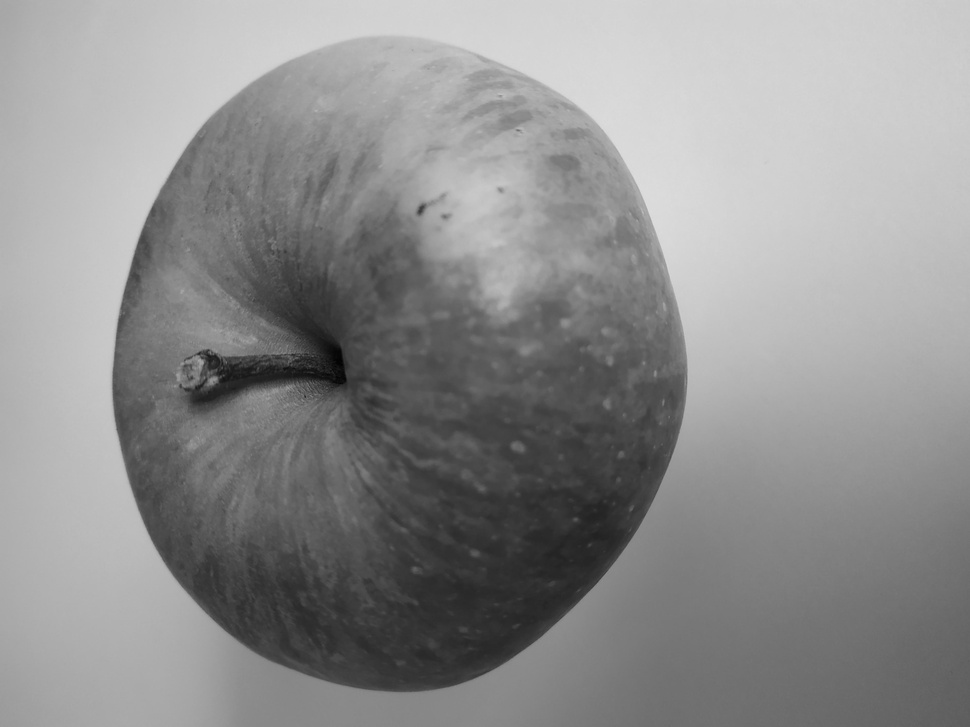
#> input picture pommecopie2.jpg, 970 x 727 px, shrunk from 4000 x 3000 before the run, found by its file name
$ python snt3_apprentissage.py
#> lines starting #> are read from the running program, lines starting #| are printed output that depends on the picture
# [16 lines of commented-out code are left out]

from math import sqrt
from PIL import Image

img1 = Image.open("pommecopie2.jpg")
#> img1 is the input picture: PIL image 970x727 RGB; min 1, max 224, mean 143.2
largeur, hauteur = img1.size
#> largeur = 970; hauteur = 727
img2 = Image.new("RGB", (largeur, hauteur))
#> img2: PIL image 970x727 RGB; every value is 0
seuil = 10
for y in range(1, hauteur - 1):
    for x in range(1, largeur - 1):
        r1, g1, b1 = img1.getpixel((x - 1, y))
        r2, g2, b2 = img1.getpixel((x, y - 1))
        r3, g3, b3 = img1.getpixel((x + 1, y))
        r4, g4, b4 = img1.getpixel((x, y + 1))
        I = sqrt((r1 - r2) ** 2 + (r2 - r4) ** 2)
        if I < seuil:
            pixel2 = (255, 255, 255)
        else:
            pixel2 = (0, 0, 0)
        img2.putpixel((x, y), pixel2)
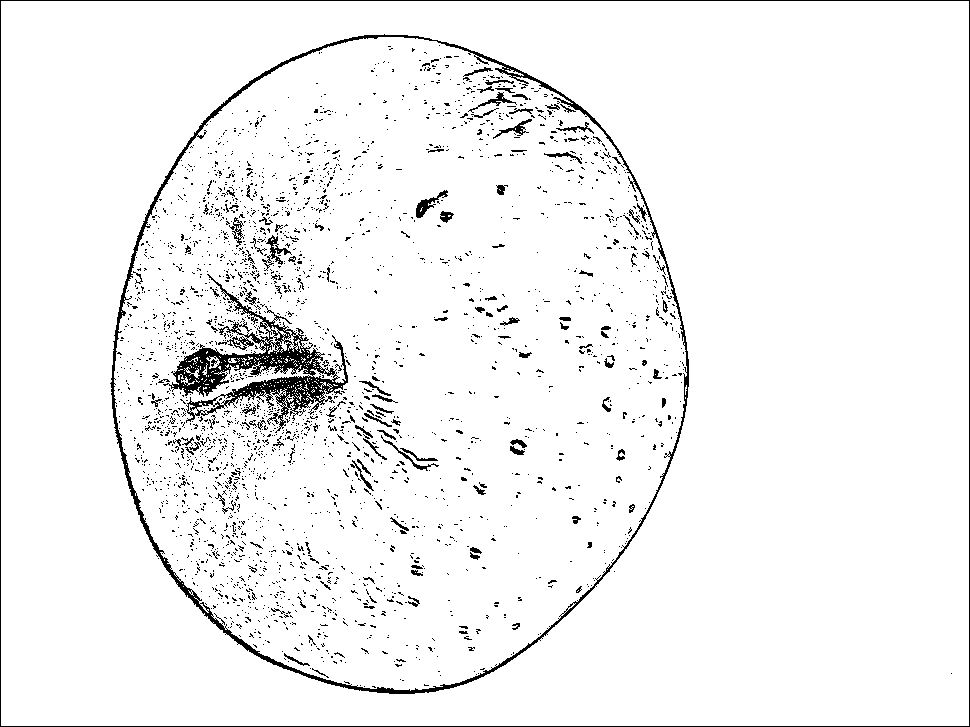
#> img2: PIL image 970x727 RGB; 95.4% white; black in thin lines or dots
img2.save("pommecontours.jpg")
# img2.show

$ run again, with pomme_négatif.jpg copied over pommecopie2.jpg
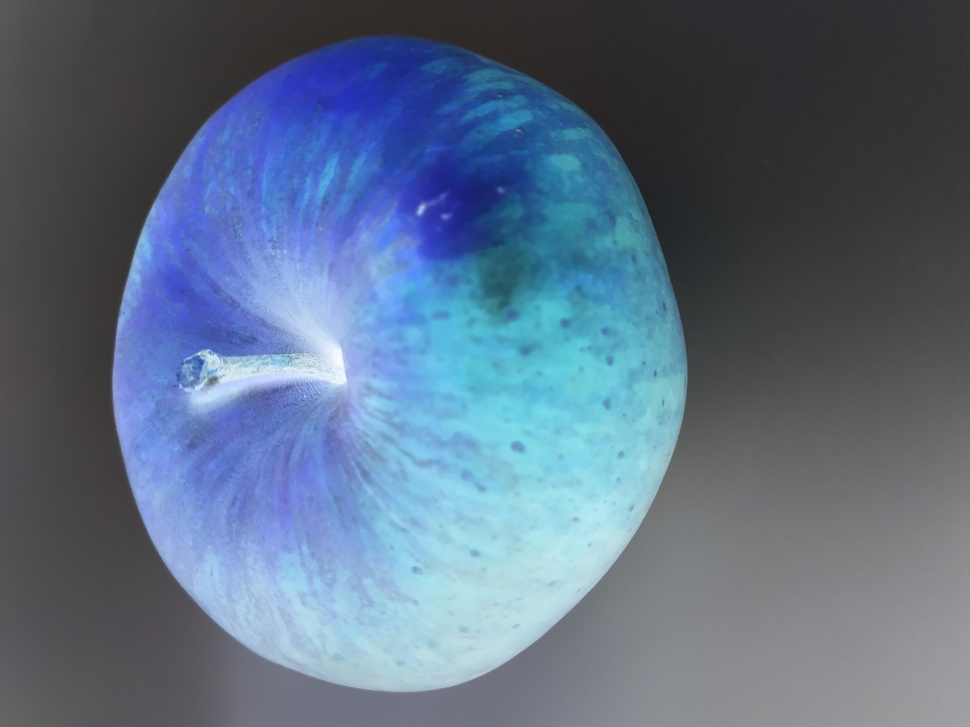
#> input picture pomme_négatif.jpg, 970 x 727 px, shrunk from 4000 x 3000 before the run, found by its file name
#> img1 is the input picture: PIL image 970x727 RGB; mean R, G, B 92, 110.3, 133
#> after the loop `for y in range(1, hauteur - 1):`:
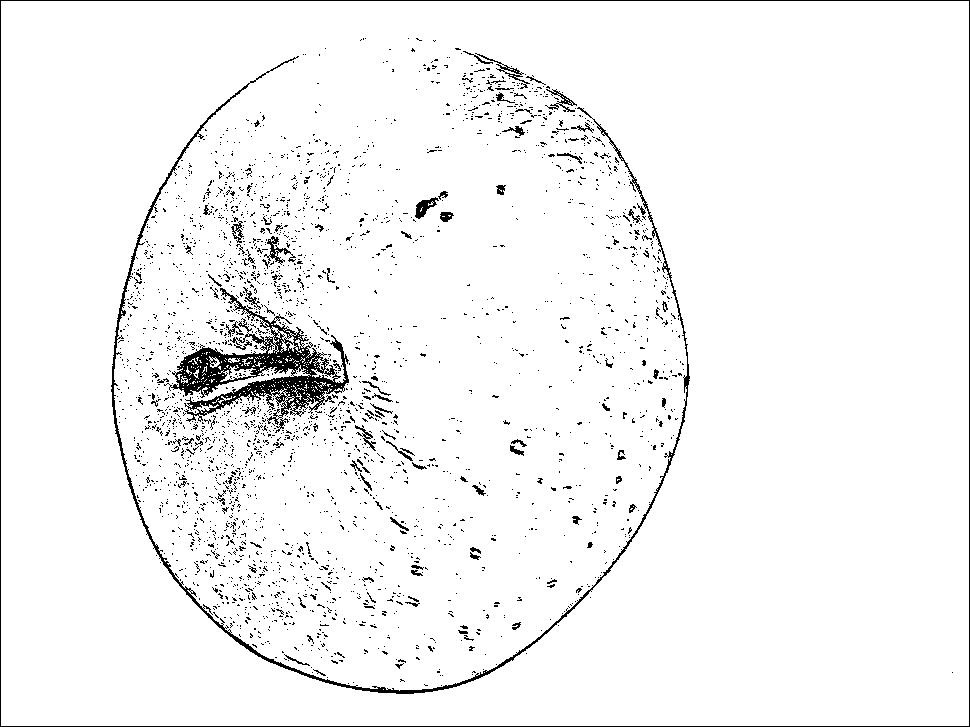
#> img2: PIL image 970x727 RGB; 96% white; black in thin lines or dots
